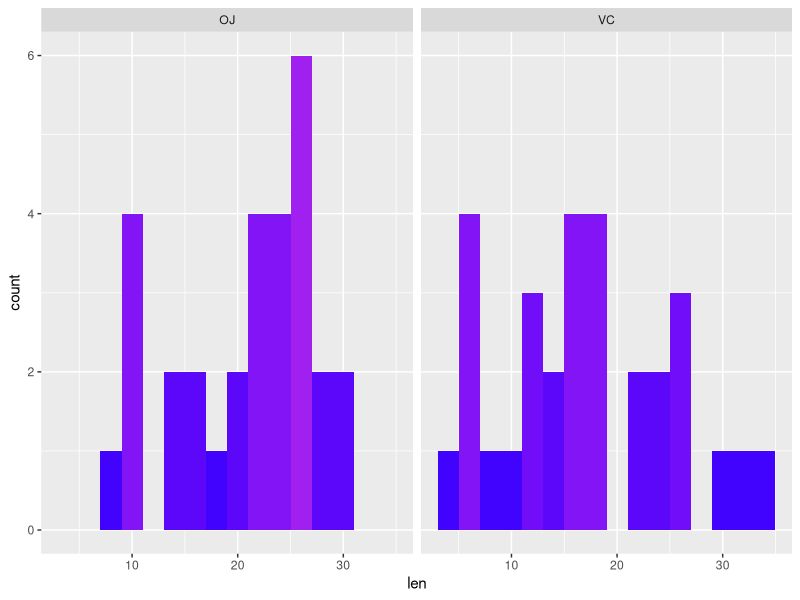
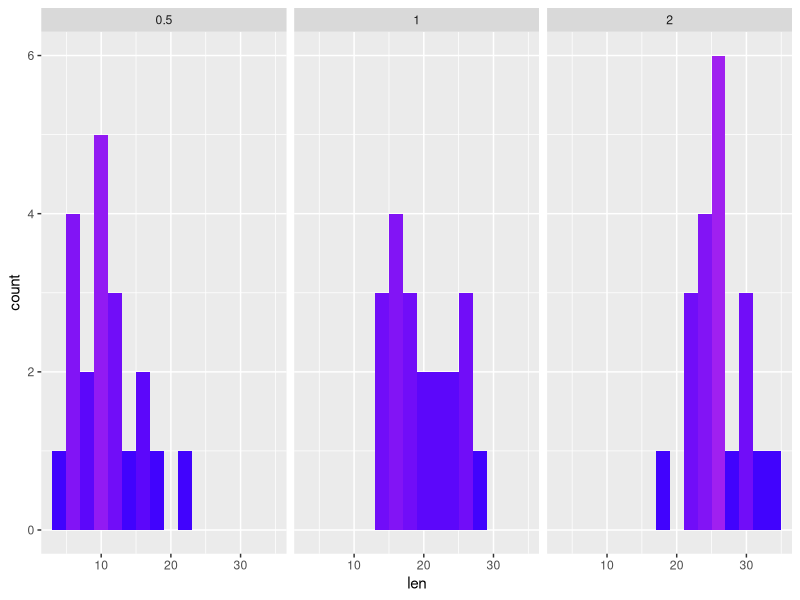
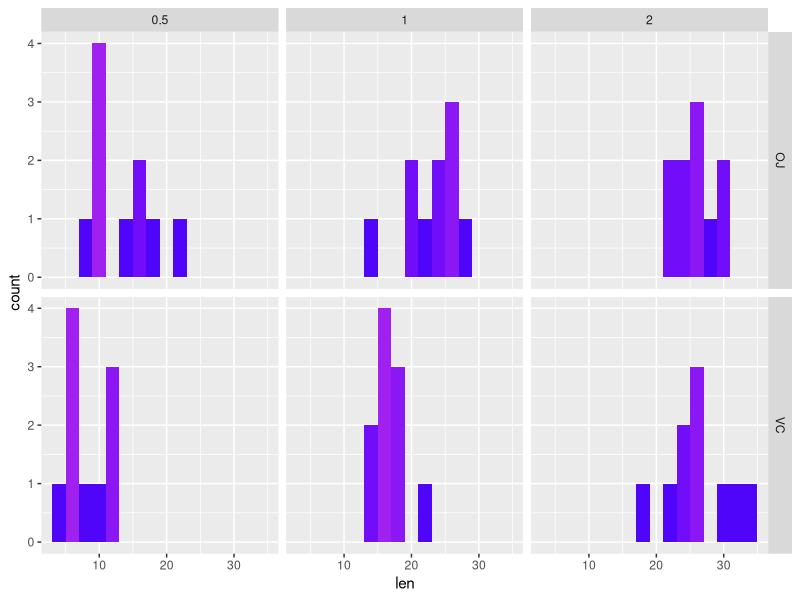

Write the R code that produced these figures, in order.
## ---- chunk 1
library(dplyr)
library(ggplot2)
head(ToothGrowth)
ToothGrowth %>% group_by(supp,dose) %>% summarise(meanlen=mean(len),varlen=var(len))
## ---- chunk 2
vc <-ToothGrowth %>% filter(supp=='VC')
oj <-ToothGrowth %>% filter(supp=='OJ')
moose<-t.test(x=oj$len,y=vc$len,paired=F)
moose
## ---- chunk 3
ggplot(data=ToothGrowth,aes(x=len)) + geom_histogram(aes(fill=..count..),binwidth=2) + facet_grid( . ~supp) + scale_fill_gradientn(colours=c('blue','purple')) + guides(fill=F)
## ---- chunk 4
doses<-c(0.5,1.0,2.0)

for (i in 1:2)
{
    for (j in (i+1):3)
    {
        print(paste(doses[i],' vs ',doses[j]))
        groupa<- ToothGrowth %>% filter(dose ==doses[i])
        groupb<- ToothGrowth %>% filter(dose ==doses[j])
        test<-t.test(x=groupa$len,y=groupb$len,paired=F)
        print(test)

    }
}
## ---- chunk 5
ggplot(data=ToothGrowth,aes(x=len)) + geom_histogram(aes(fill=..count..),binwidth=2) + facet_grid( . ~dose) + scale_fill_gradientn(colours=c('blue','purple')) + guides(fill=F)
## ---- chunk 6

for (i in 1:3)
{
    ojdose<-ToothGrowth %>% filter(dose == doses[i] ) %>% filter(supp == 'OJ')
    vcdose<-ToothGrowth %>% filter(dose == doses[i] ) %>% filter(supp == 'VC')
    test<-t.test(x=ojdose$len,y=vcdose$len,paired=F)
        print(test)
}


## ---- chunk 7
ggplot(data=ToothGrowth,aes(x=len)) + geom_histogram(aes(fill=..count..),binwidth=2) + facet_grid( supp ~dose) + scale_fill_gradientn(colours=c('blue','purple'))+ guides(fill=F)
